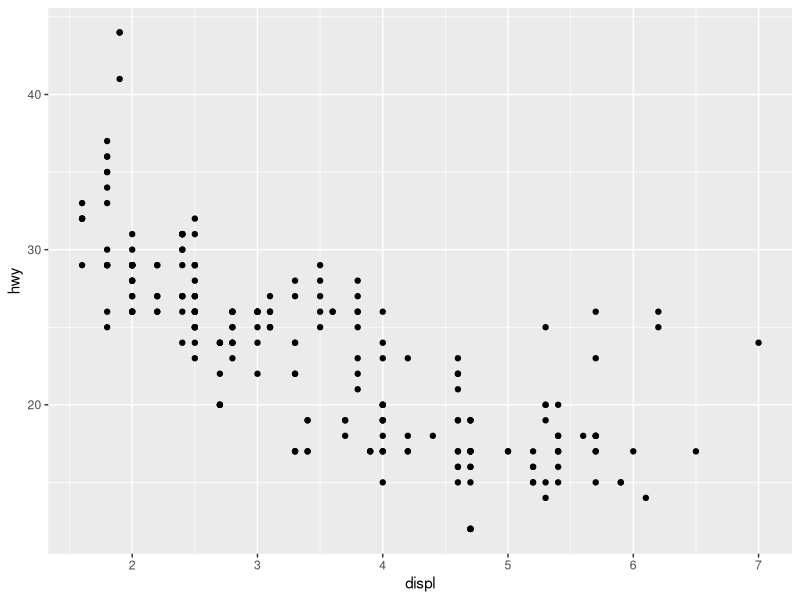
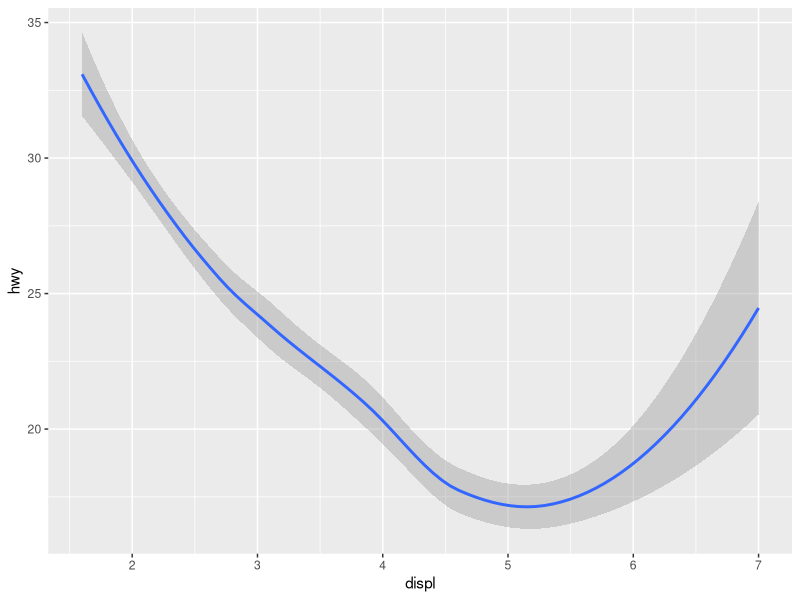
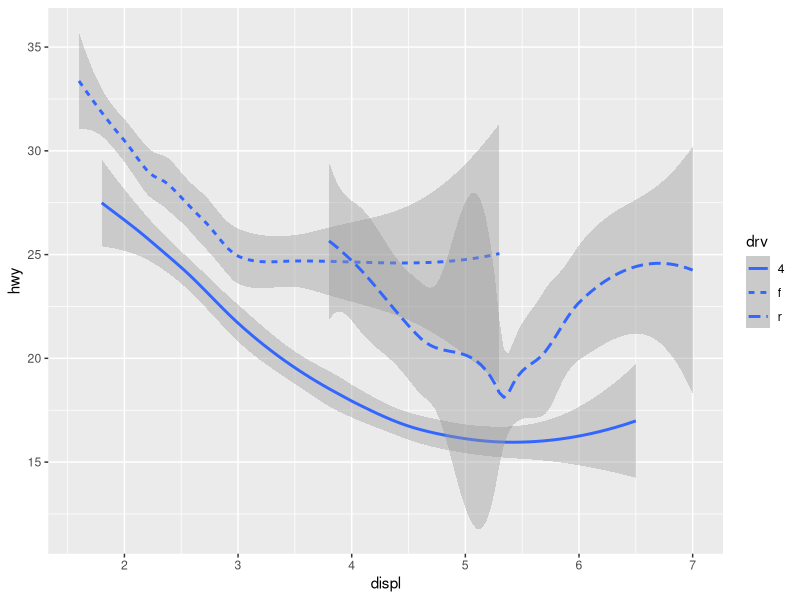
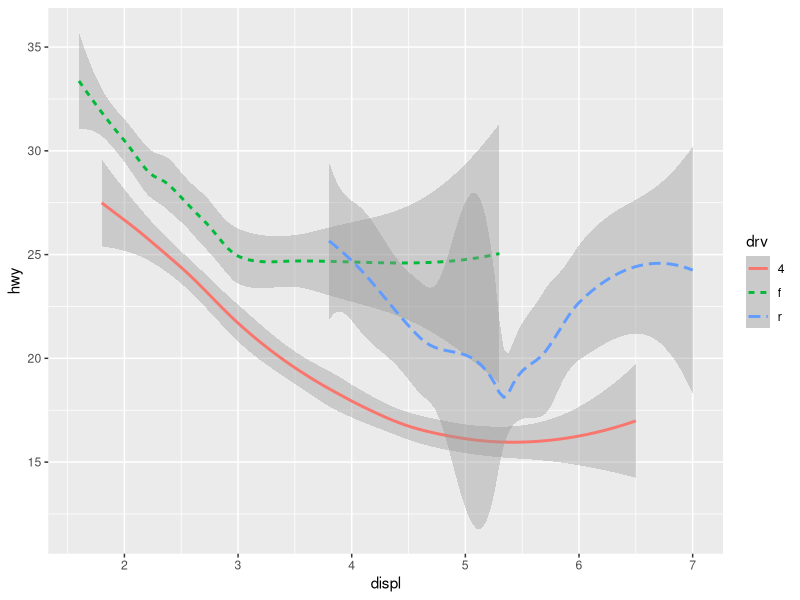
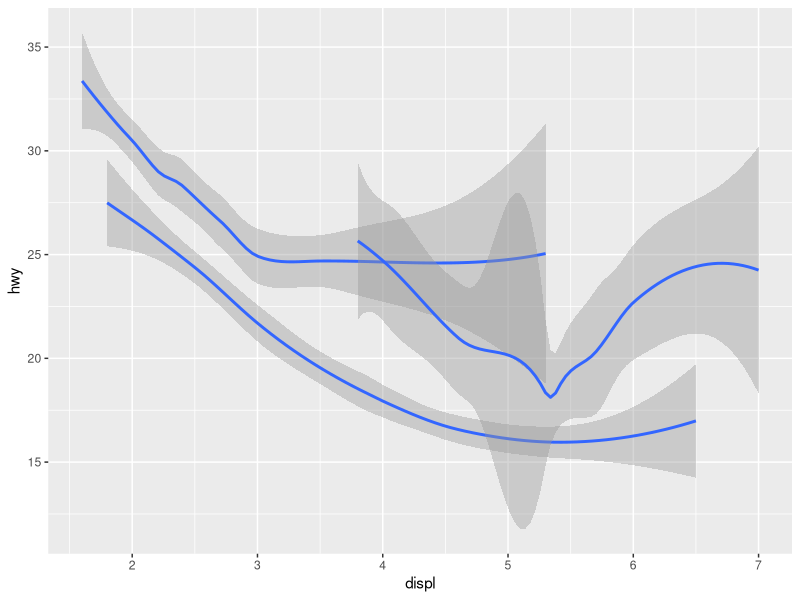
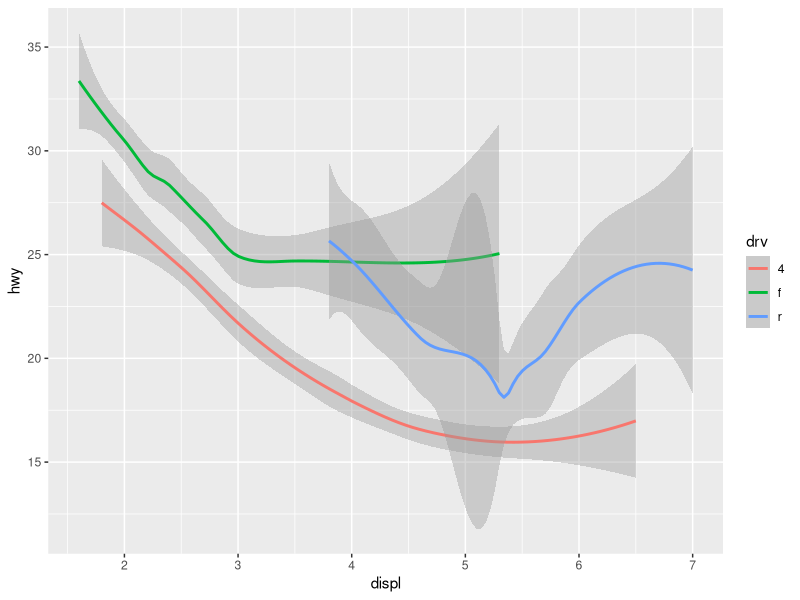
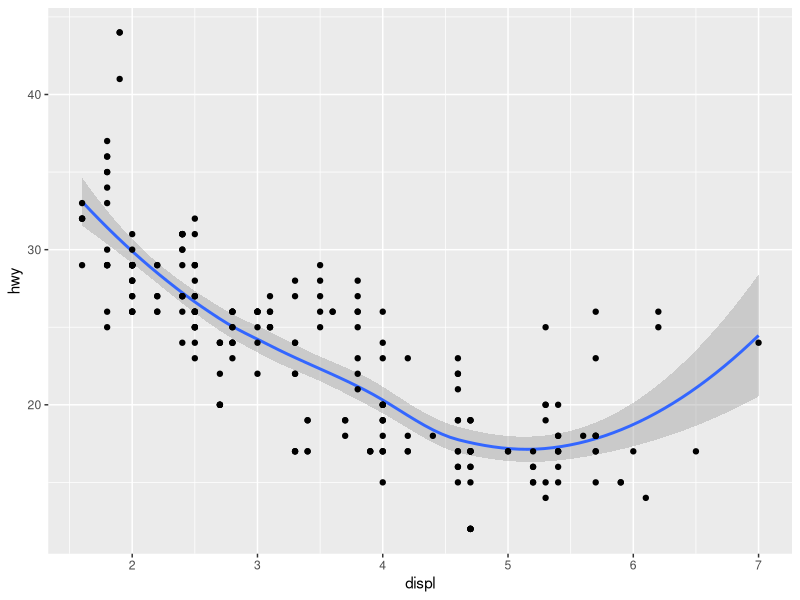
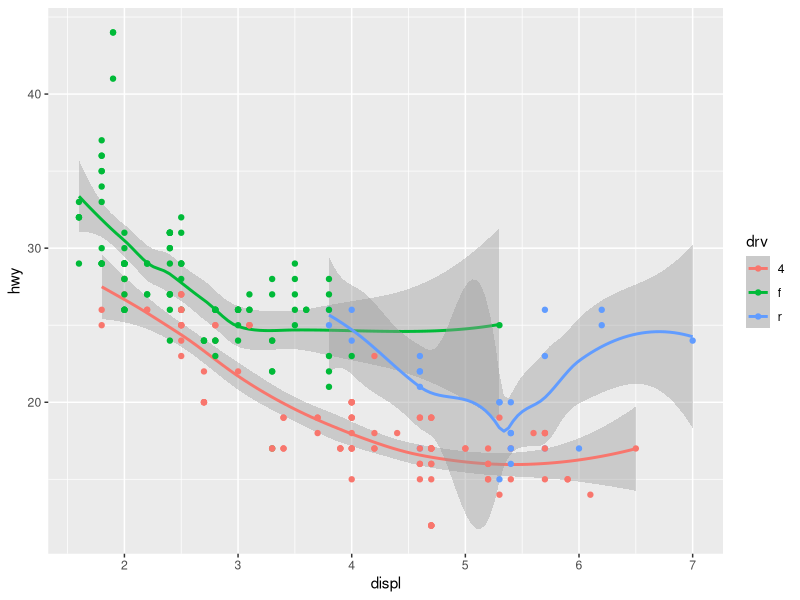

Here is the R script that generated these plots, in order:
## ---- chunk 1
library(tidyverse)
ggplot(data = mpg)+
  geom_point(mapping = aes(x =  displ, y = hwy))

## ---- chunk 2
ggplot(data = mpg) +
  geom_smooth(mapping = aes(x = displ, y = hwy))
## ---- chunk 3
ggplot(data = mpg) + 
  geom_smooth(mapping = aes(x = displ, y = hwy, linetype = drv))
## ---- chunk 4
ggplot(data = mpg) + 
  geom_smooth(mapping = aes(x = displ, y = hwy, linetype = drv, color = drv))
## ---- chunk 5
ggplot(data = mpg) +
  geom_smooth(mapping = aes(x = displ, y = hwy, group = drv))
## ---- chunk 6
ggplot(data = mpg)+
  geom_smooth(mapping = aes(x = displ, y = hwy, color = drv))
## ---- chunk 7
ggplot(data = mpg)+
  geom_smooth(mapping = aes(x = displ, y = hwy))+
  geom_point(mapping = aes(x = displ, y = hwy))
## ---- chunk 8
ggplot(data = mpg, mapping = aes(x = displ, y = hwy, color = drv))+
  geom_smooth()+
  geom_point()
## ---- chunk 9
ggplot(data = mpg, mapping = aes(x = displ, y = hwy))+
  geom_smooth(mapping = aes(color = drv))+
  geom_point()
## ---- chunk 10
ggplot(data = mpg, mapping = aes(x = displ, y = hwy))+
  geom_smooth(data = filter(mpg, class == "subcompact"),
              se = FALSE)+
  geom_point(mapping = aes(color = class))
